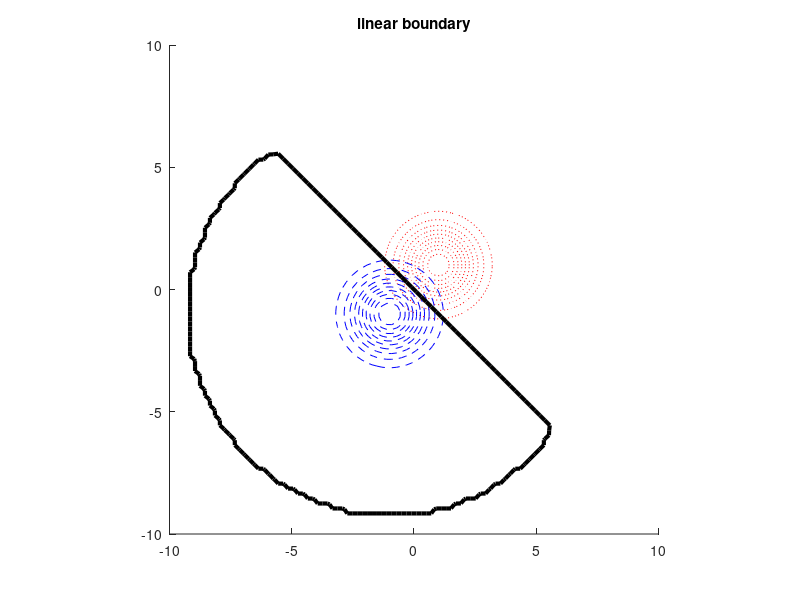

This chart was generated by the following MATLAB code: (Note: this script raises an error after producing the figure.)
function decisionBoundariesDemo

% Decision boundaries induced by a mixture of two or three 2D Gaussians
% Based on code by Tommi Jaakkola

% 2 class
% linear decision boundary, with means on opposite sides
figure;
p1 = 0.5; p2 = 1-p1;
mu1 = [1 1]'; mu2 = [-1 -1]';
S1 = eye(2); S2 = eye(2);
plotgaussians2(p1, mu1, S1, p2, mu2, S2);
title('linear boundary')
if doPrintPmtk, doPrintPmtkFigures('dboundaries2classLinear'); end;


% parabolic decision boundary
figure;
p1 = 0.5; p2 = 1-p1;
mu1 = [1 1]'; mu2 = [-1 -1]';
S1 = [2 0; 0 1]; S2 = eye(2);
plotgaussians2(p1, mu1, S1, p2, mu2, S2);
title('parabolic boundary')
if doPrintPmtk, doPrintPmtkFigures('dboundaries2classParabolic'); end;


% 3 class
p1 = 1/3; p2 = 1/3; p3 = 1/3;
mu1 = [0 0]'; mu2 = [0 5]'; mu3 = [5 5]';

figure;
S1 = eye(2); S2 = eye(2); S3 = eye(2); 
plotgaussians3(p1, mu1, S1, p2, mu2, S2, p3, mu3, S3);
title('All boundaries are linear')
if doPrintPmtk, doPrintPmtkFigures('dboundaries3classLinear'); end;

figure;
S1 = [4 0; 0 1]; S2 = eye(2); S3 = eye(2); 
plotgaussians3(p1, mu1, S1, p2, mu2, S2, p3, mu3, S3);
title('Some linear, some quadratic')
if doPrintPmtk, doPrintPmtkFigures('dboundaries3classParabolic'); end;


function h = plotgaussians3(p1,mu1,S1,p2,mu2,S2,p3,mu3,S3)

[x,y] = meshgrid(linspace(-10,10,100), linspace(-10,10,100));
[m,n]=size(x);
X = [reshape(x, n*m, 1) reshape(y, n*m, 1)];
g1 = reshape(mvnpdf(X, mu1(:)', S1), [m n]);
g2 = reshape(mvnpdf(X, mu2(:)', S2), [m n]);
g3 = reshape(mvnpdf(X, mu3(:)', S3), [m n]);
hold on;
contour(x,y,g1, 'r:');
contour(x,y,g2, 'b--');
contour(x,y,g3, 'g-.');
% decision boundaries
[cc,hh]=contour(x,y,g1*p1-max(g2*p2, g3*p3),[0 0],'-k');  set(hh,'linewidth',3);
[cc,hh]=contour(x,y,g2*p2-max(g1*p1, g3*p3),[0 0],'-k');  set(hh,'linewidth',3);
[cc,hh]=contour(x,y,g3*p3-max(g2*p2, g1*p1),[0 0],'-k');  set(hh,'linewidth',3);

function h = plotgaussians2(p1,mu1,S1,p2,mu2,S2)

[x,y] = meshgrid(linspace(-10,10,100), linspace(-10,10,100));
[m,n]=size(x);
X = [reshape(x, n*m, 1) reshape(y, n*m, 1)];
g1 = reshape(mvnpdf(X, mu1(:)', S1), [m n]);
g2 = reshape(mvnpdf(X, mu2(:)', S2), [m n]);
hold;
contour(x,y,g1, 'r:');
contour(x,y,g2, 'b--');
[cc,hh]=contour(x,y,p1*g1-p2*g2,[0 0], '-k');
set(hh,'linewidth',3);
axis equal
